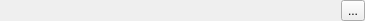
<?xml version="1.0" encoding="UTF-8"?>
<ui version="4.0">
 <class>Frame</class>
 <widget class="QFrame" name="Frame">
  <property name="geometry">
   <rect>
    <x>0</x>
    <y>0</y>
    <width>365</width>
    <height>17</height>
   </rect>
  </property>
  <property name="windowTitle">
   <string>Frame</string>
  </property>
  <layout class="QHBoxLayout" name="horizontalLayout">
   <property name="spacing">
    <number>0</number>
   </property>
   <property name="leftMargin">
    <number>0</number>
   </property>
   <property name="topMargin">
    <number>0</number>
   </property>
   <property name="rightMargin">
    <number>0</number>
   </property>
   <property name="bottomMargin">
    <number>0</number>
   </property>
   <item>
    <widget class="QLabel" name="label">
     <property name="autoFillBackground">
      <bool>true</bool>
     </property>
     <property name="frameShape">
      <enum>QFrame::NoFrame</enum>
     </property>
     <property name="text">
      <string/>
     </property>
     <property name="scaledContents">
      <bool>true</bool>
     </property>
     <property name="buddy">
      <cstring>toolButton</cstring>
     </property>
    </widget>
   </item>
   <item>
    <widget class="QToolButton" name="toolButton">
     <property name="text">
      <string>...</string>
     </property>
     <property name="icon">
      <iconset>
       <normaloff>icons/search-48.png</normaloff>icons/search-48.png</iconset>
     </property>
     <property name="iconSize">
      <size>
       <width>10</width>
       <height>10</height>
      </size>
     </property>
    </widget>
   </item>
  </layout>
 </widget>
 <resources/>
 <connections/>
</ui>
